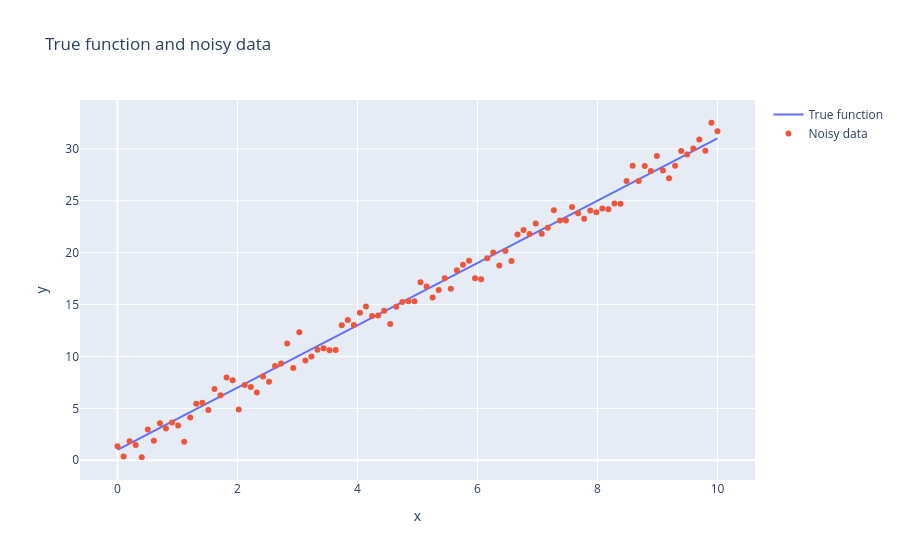
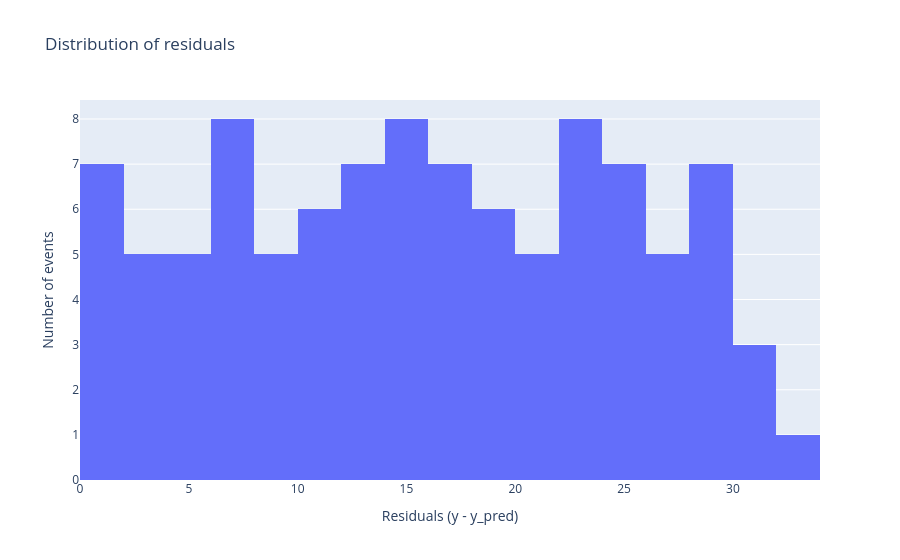

Source (notebook cell) for these figures, in order:
### Markdown cell above
Obejrzyjmy te dane. 

**Proszę narysować:**
* na jednym rysunku: `y vs x` oraz `y_noise vs x`
* na drugim rysunku: histogram `y - y_noise`

### Code cell
#BEGIN_SOLUTION
import plotly.graph_objects as go
fig = go.Figure()
fig.add_trace(go.Scatter(x=df["x"], y=df["y"], mode='lines', name='True function'))
fig.add_trace(go.Scatter(x=df["x"], y=df["y_noise"], mode='markers', name='Noisy data'))
fig.update_layout(title='True function and noisy data',
                  xaxis_title='x',
                  yaxis_title='y')
fig.show()

fig = go.Figure()
fig.add_trace(go.Histogram(x=df["y_noise"], name='Residuals', nbinsx=30))
fig.update_layout(title='Distribution of residuals',
                  xaxis_title='Residuals (y - y_pred)',
                  yaxis_title='Number of events')
fig.show()
#END_SOLUTION
